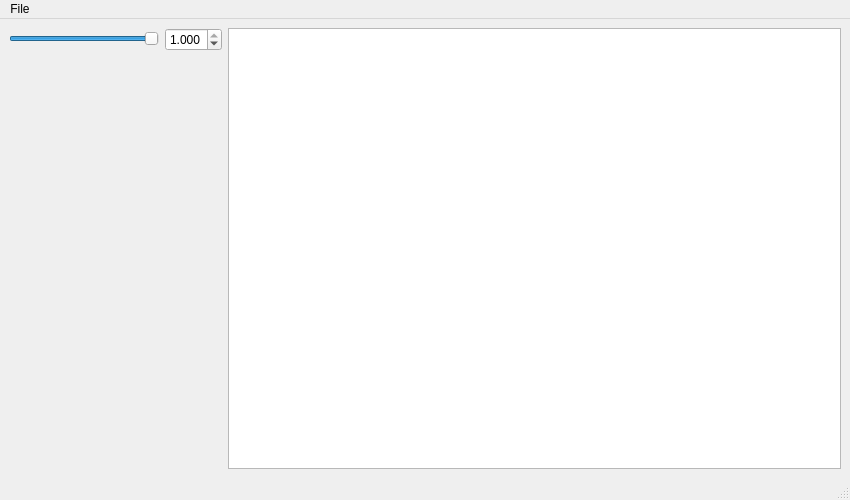
<?xml version="1.0" encoding="UTF-8"?>
<ui version="4.0">
 <class>MainWindow</class>
 <widget class="QMainWindow" name="MainWindow">
  <property name="geometry">
   <rect>
    <x>0</x>
    <y>0</y>
    <width>850</width>
    <height>500</height>
   </rect>
  </property>
  <property name="windowTitle">
   <string>MainWindow</string>
  </property>
  <widget class="QWidget" name="centralwidget">
   <layout class="QGridLayout" name="gridLayout">
    <item row="0" column="0">
     <layout class="QVBoxLayout" name="verticalLayout">
      <item>
       <layout class="QHBoxLayout" name="horizontalLayout">
        <item>
         <widget class="QSlider" name="slider_contrast">
          <property name="sizePolicy">
           <sizepolicy hsizetype="Preferred" vsizetype="Fixed">
            <horstretch>0</horstretch>
            <verstretch>0</verstretch>
           </sizepolicy>
          </property>
          <property name="minimumSize">
           <size>
            <width>150</width>
            <height>16</height>
           </size>
          </property>
          <property name="maximumSize">
           <size>
            <width>250</width>
            <height>16</height>
           </size>
          </property>
          <property name="maximum">
           <number>1000</number>
          </property>
          <property name="value">
           <number>1000</number>
          </property>
          <property name="orientation">
           <enum>Qt::Horizontal</enum>
          </property>
         </widget>
        </item>
        <item>
         <widget class="QDoubleSpinBox" name="spinbox_contrast">
          <property name="sizePolicy">
           <sizepolicy hsizetype="Fixed" vsizetype="Fixed">
            <horstretch>0</horstretch>
            <verstretch>0</verstretch>
           </sizepolicy>
          </property>
          <property name="decimals">
           <number>3</number>
          </property>
          <property name="maximum">
           <double>1.000000000000000</double>
          </property>
          <property name="singleStep">
           <double>0.001000000000000</double>
          </property>
          <property name="value">
           <double>1.000000000000000</double>
          </property>
         </widget>
        </item>
       </layout>
      </item>
      <item>
       <spacer name="verticalSpacer">
        <property name="orientation">
         <enum>Qt::Vertical</enum>
        </property>
        <property name="sizeHint" stdset="0">
         <size>
          <width>20</width>
          <height>413</height>
         </size>
        </property>
       </spacer>
      </item>
     </layout>
    </item>
    <item row="0" column="1">
     <widget class="GLViewWidget" name="glview_widget">
      <property name="minimumSize">
       <size>
        <width>400</width>
        <height>300</height>
       </size>
      </property>
     </widget>
    </item>
   </layout>
  </widget>
  <widget class="QMenuBar" name="menubar">
   <property name="geometry">
    <rect>
     <x>0</x>
     <y>0</y>
     <width>850</width>
     <height>23</height>
    </rect>
   </property>
   <widget class="QMenu" name="menuFile">
    <property name="title">
     <string>File</string>
    </property>
    <addaction name="action_open_file"/>
   </widget>
   <addaction name="menuFile"/>
  </widget>
  <widget class="QStatusBar" name="statusbar"/>
  <action name="action_open_file">
   <property name="text">
    <string>Open</string>
   </property>
  </action>
 </widget>
 <customwidgets>
  <customwidget>
   <class>GLViewWidget</class>
   <extends>QGraphicsView</extends>
   <header>labelNeuron.view.viewer</header>
  </customwidget>
 </customwidgets>
 <resources/>
 <connections/>
</ui>
